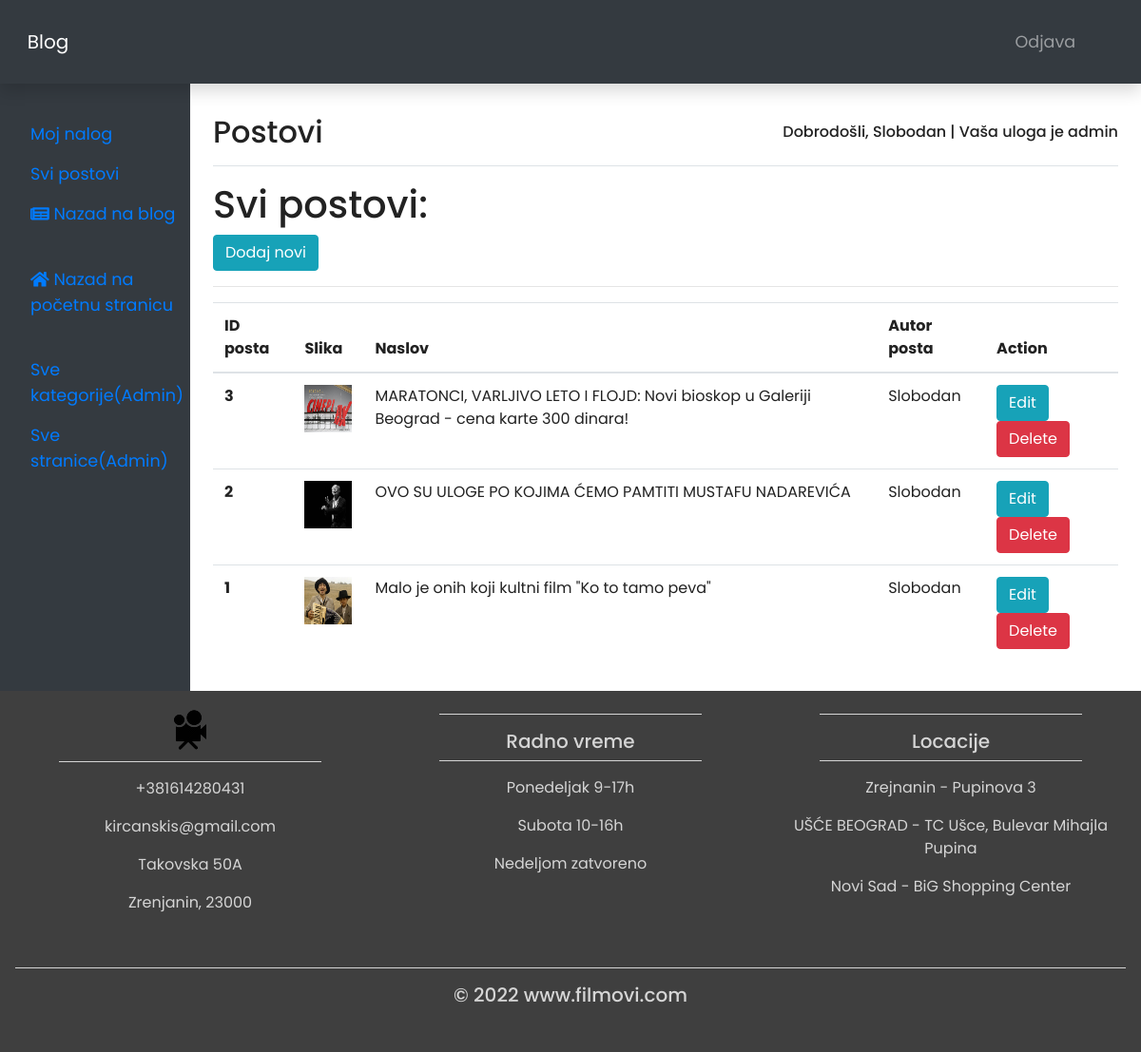
Page /admin/posts.php (signed in) on the committed database.
### tables this page shows
CREATE TABLE `post` (
  `post_id` int(11) NOT NULL,
  `post_category` varchar(50) NOT NULL,
  `post_image` varchar(150) NOT NULL,
  `post_author` varchar(100) NOT NULL,
  `post_content` text NOT NULL,
  `post_title` varchar(250) NOT NULL,
  `post_date` varchar(30) NOT NULL,
  `post_keywords` varchar(100) NOT NULL
);

CREATE TABLE `author` (
  `author_id` int(11) NOT NULL,
  `author_name` varchar(100) NOT NULL,
  `author_email` varchar(100) NOT NULL,
  `author_password` varchar(100) NOT NULL,
  `author_bio` text NOT NULL,
  `author_role` varchar(40) NOT NULL
);

### admin/posts.php (the view, shortened to what this page needs)
<?php
include_once "../includes/connection.php";
if(isset($_SESSION['author_role'])){
	?>
<!DOCTYPE html>
<html lang="en">
	<head>
		<link rel="stylesheet" href="../style/bootstrap.min.css">
		<link rel="stylesheet" href="../style/style.css">
	</head>
	<body>
	 <nav class="navbar navbar-dark sticky-top bg-dark   shadow">
      <a class="navbar-brand col-sm-3 col-md-2 mr-0" href="../Blog.php">Blog</a>
      <ul class="navbar-nav px-3">
        <li class="nav-item text-nowrap">
          <a class="nav-link" href="logout.php">Odjava</a>
        </li>
      </ul>
    </nav>
    <div class="container-fluid">
      <div class="row">
        <?php include_once "nav.inc.php"; ?>
        <main role="main" class="col-md-9 ml-sm-auto col-lg-10 px-4">
          <div class="d-flex justify-content-between flex-wrap flex-md-nowrap align-items-center pt-3 pb-2 mb-3 border-bottom">
            <h1 class="h2">Postovi</h1>
            <h6>Dobrodošli, <?php echo $_SESSION['author_name']; ?> | Vaša uloga je <?php echo $_SESSION['author_role']; ?></h6>
          </div>
			<div id="admin-index-form">
				<h1>Svi postovi:</h1>
				<a href="newpost.php"><button class="btn btn-info">Dodaj novi</button></a>
				<hr>
				<table class="table">
				  <thead>
					<tr>
					  <th scope="col">ID posta</th>
					  <th scope="col">Slika</th>
					  <th scope="col">Naslov</th>
					  <th scope="col">Autor posta</th>
					  <?php if($_SESSION['author_role']=="admin"){?>
					  <th scope="col">Action</th>
					  <?php }?>
					</tr>
				  </thead>
				  <tbody>
				  <?php
					$sql = "SELECT * FROM `post` ORDER BY post_id DESC";
					$result = mysqli_query($conn, $sql);
					while($row=mysqli_fetch_assoc($result)){
						$post_title = $row['post_title'];
						$post_image = $row['post_image'];
						$post_author = $row['post_author'];
						$post_id = $row['post_id'];
					$sqlauth = "SELECT * FROM author WHERE author_id='$post_author'";
					$resultauth = mysqli_query($conn, $sqlauth);
					while($authrow=mysqli_fetch_assoc($resultauth)){
						$post_author_name = $authrow['author_name'];
		?>
			<tr>
					  <th scope="row"><?php echo $post_id;?></th>
					  <td><img src="../<?php echo $post_image;?>" width="50px" height="50px"></td>
					  <td><?php echo $post_title;?></td>
					  <td><?php echo $post_author_name; ?></td>
					   <?php if($_SESSION['author_role']=="admin"){?>
					  <td><a href="editpost.php?id=<?php echo $post_id;?>"><button class="btn btn-info">Edit</button></a> <a onclick="return confirm('Da li ste sigurni?');" href="deletepost.php?id=<?php echo $post_id;?>"><button class="btn btn-danger">Delete</button></a></td>
					   <?php } ?>
			</tr>
			<?php }}?>
				  </tbody>
				</table>
			</div>
          </div>
      </div>
<?php include_once "footer.php"; ?>
	</body>
</html>
	<?php
}else{
	header("Location: login.php?message=Please+Login");
}
?>

### style/style.css (style rules this page uses)
html, body { height: 100%; width: 100%; font-family: "Poppins", sans-serif; color: #222; }
.navbar { padding: 0.8rem; }
.navbar-nav li { padding-right: 40px; }
.nav-link { font-size: 1.1rem !important; }
[class*="col-"] { padding: 1rem; }

### rows in the picture
post: post_id "3", post_title "MARATONCI, VARLJIVO LETO I FLOJD: Novi bioskop u Galeriji Beograd - cena karte 300 dinara!"
author: post.post_image (picture), author_name "Slobodan"
post: post_id "2", post_title "OVO SU ULOGE PO KOJIMA ĆEMO PAMTITI MUSTAFU NADAREVIĆA"
post: post_id "1", post_title "Malo je onih koji kultni film \"Ko to tamo peva\""

### other values in the picture
$_SESSION['author_name'] "Slobodan"
$_SESSION['author_role'] "admin"
